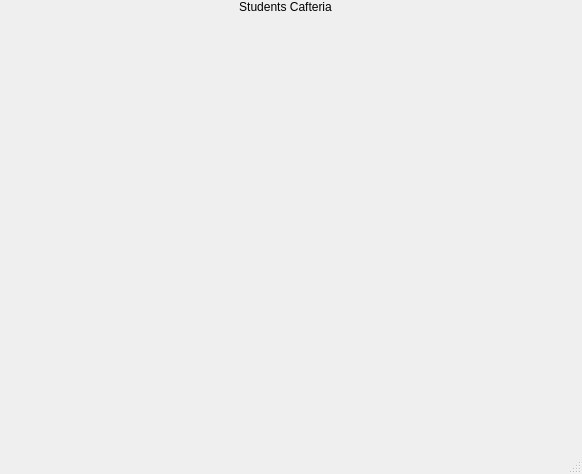
<?xml version="1.0" encoding="UTF-8"?>
<ui version="4.0">
 <class>MainWindow</class>
 <widget class="QMainWindow" name="MainWindow">
  <property name="geometry">
   <rect>
    <x>0</x>
    <y>0</y>
    <width>582</width>
    <height>474</height>
   </rect>
  </property>
  <property name="windowTitle">
   <string>MainWindow</string>
  </property>
  <widget class="QWidget" name="centralwidget">
   <widget class="QWidget" name="verticalLayoutWidget">
    <property name="geometry">
     <rect>
      <x>0</x>
      <y>0</y>
      <width>571</width>
      <height>421</height>
     </rect>
    </property>
    <layout class="QVBoxLayout" name="verticalLayout">
     <item>
      <widget class="QLabel" name="label">
       <property name="styleSheet">
        <string notr="true">font: 36pt &quot;SimSun-ExtB&quot;;</string>
       </property>
       <property name="text">
        <string>Students Cafteria</string>
       </property>
       <property name="alignment">
        <set>Qt::AlignCenter</set>
       </property>
      </widget>
     </item>
     <item>
      <spacer name="verticalSpacer">
       <property name="orientation">
        <enum>Qt::Vertical</enum>
       </property>
       <property name="sizeHint" stdset="0">
        <size>
         <width>20</width>
         <height>40</height>
        </size>
       </property>
      </spacer>
     </item>
    </layout>
   </widget>
  </widget>
  <widget class="QMenuBar" name="menubar">
   <property name="geometry">
    <rect>
     <x>0</x>
     <y>0</y>
     <width>582</width>
     <height>22</height>
    </rect>
   </property>
  </widget>
  <widget class="QStatusBar" name="statusbar"/>
 </widget>
 <resources/>
 <connections/>
</ui>
